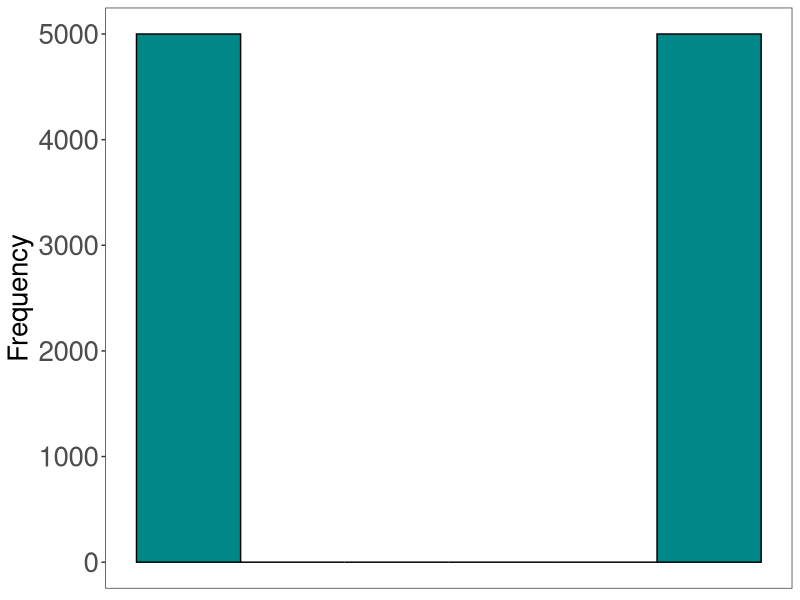
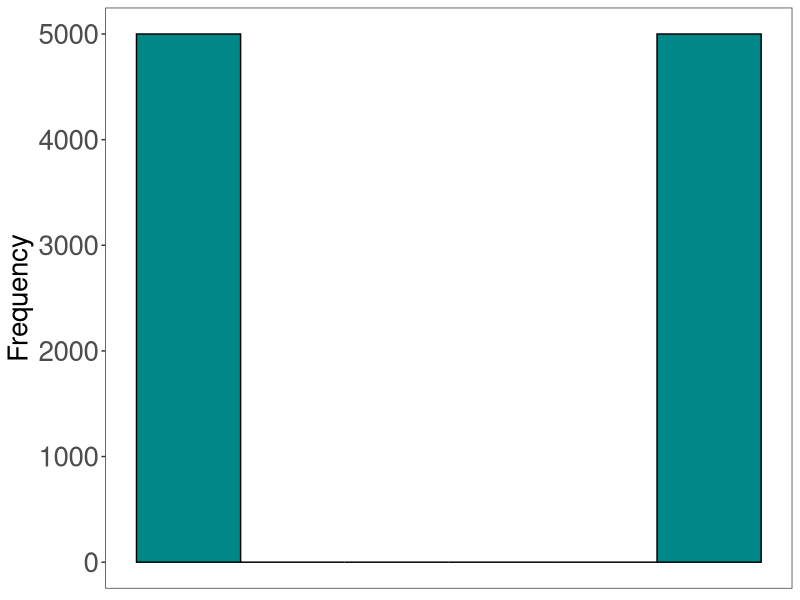
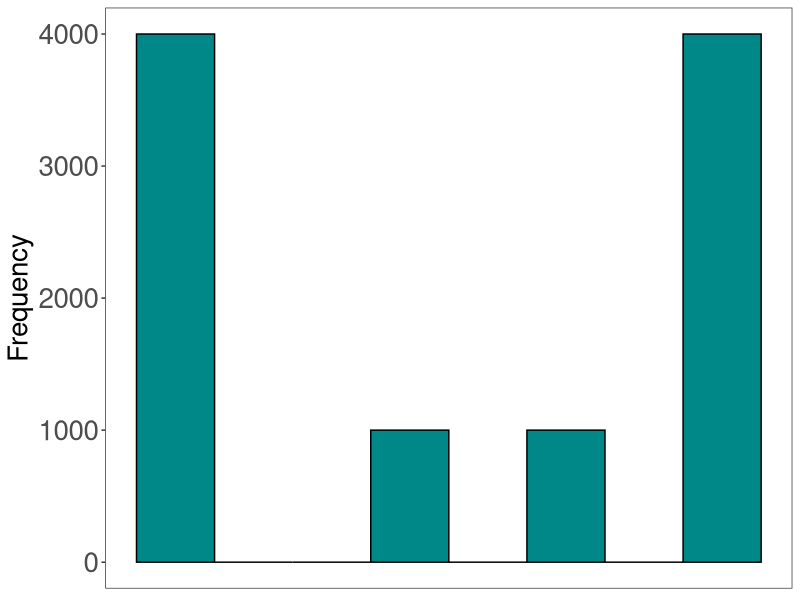
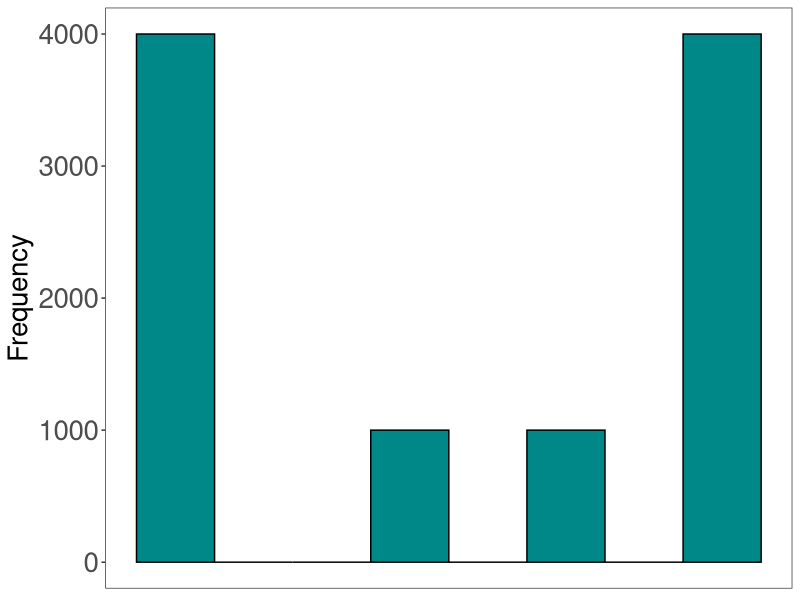
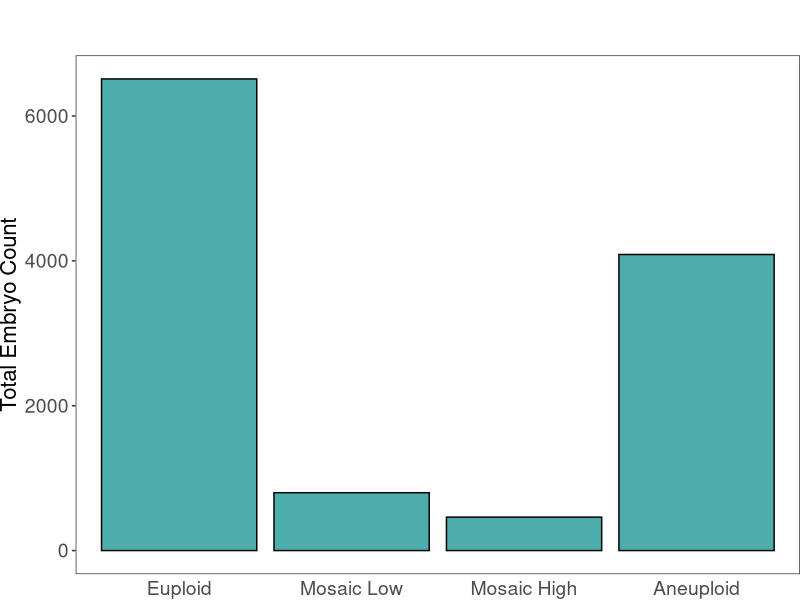
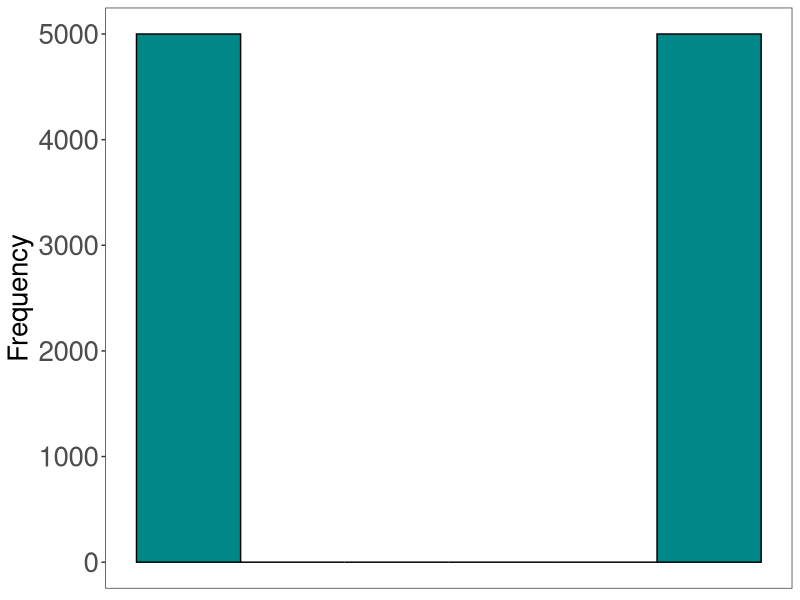
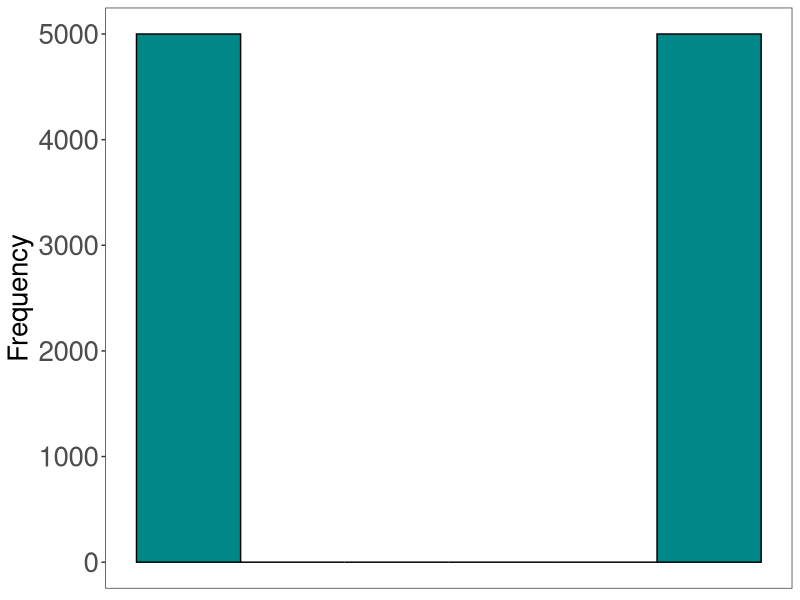
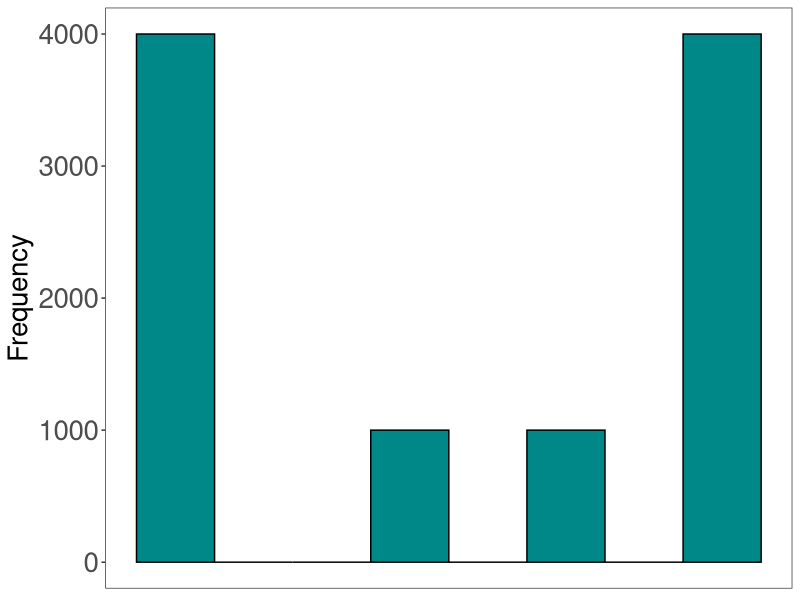

These figures' R source, in order:
# Load necessary libraries
library(ggplot2)

# Define the Embryo function (example implementation, adjust as needed)
Embryo <- function(n.cells, n.chrs, prop.aneuploid, dispersal) {
  # Example implementation, adjust logic as per actual requirements
  embryo <- list(
    n.cells = n.cells,
    n.chrs = n.chrs,
    prop.aneuploid = prop.aneuploid,
    dispersal = dispersal
  )
  return(embryo)
}

# Define the takeBiopsy function (example implementation, adjust as needed)
takeBiopsy <- function(embryo, biopsy.size, index.cell, chromosome) {
  # Example implementation, adjust logic as per actual requirements
  biopsy <- sample(1:embryo$n.cells, biopsy.size, replace = TRUE)
  # Return the number of aneuploid cells in the biopsy sample
  aneuploid_cells <- round(biopsy.size * embryo$prop.aneuploid)
  return(aneuploid_cells)
}

# Define a function to create an embryo and take a biopsy
create_biopsy <- function(n.cells, n.chrs, prop.aneuploid, dispersal, rng.seed) {
  set.seed(rng.seed)
  embryo <- Embryo(n.cells, n.chrs, prop.aneuploid, dispersal)
  biopsy <- takeBiopsy(embryo, biopsy.size = 5, index.cell = 1, chromosome = 0)
  return(biopsy)
}

# Parameters for creating the embryo
n.cells <- 200
n.chrs <- 1
prop.aneuploid <- 0.2
rng.seed <- 42

# Function to create a mixed population
create_mixed_population <- function() {
  population <- numeric(10000) # Adjust population size to 10000
  
  # Create 5000 euploid embryos (dispersal = 0, prop.aneuploid = 0)
  population[1:5000] <- sapply(1:5000, function(x) create_biopsy(
    n.cells = n.cells, n.chrs = n.chrs, prop.aneuploid = 0, 
    dispersal = 0, rng.seed = rng.seed + x
  ))
  
  # Create 5000 aneuploid embryos (dispersal = 0.9, prop.aneuploid = 1)
  population[5001:10000] <- sapply(1:5000, function(x) create_biopsy(
    n.cells = n.cells, n.chrs = n.chrs, prop.aneuploid = 1, 
    dispersal = 0.9, rng.seed = rng.seed + x + 5000
  ))
  
  return(population)
}

# Create the mixed population
mixed_population <- create_mixed_population()

# Create a data frame for plotting
mixed_population_df <- data.frame(aneuploid_counts = mixed_population)

# Mixed population histogram
# Mixed population histogram
mixed_plot_euploid_aneuploid <- ggplot(mixed_population_df) +
  geom_histogram(aes(x = aneuploid_counts), binwidth = 1, fill = "#088", color = "black") +
  labs(y = "Frequency") +  # Only include y-axis label
  theme_bw() +
  theme(
    panel.grid = element_blank(),
    axis.title.x = element_blank(),        # Remove x-axis label
    axis.text.x = element_blank(),         # Remove x-axis text
    axis.ticks.x = element_blank(),        # Remove x-axis ticks
    axis.text.y = element_text(size = 20), # Increase y-axis text size
    axis.title.y = element_text(size = 20) # Increase y-axis label size
  )

# Print and save the plot
print(mixed_plot_euploid_aneuploid)
ggsave("halfandhalfplot.png", mixed_plot_euploid_aneuploid, bg = "white")

ggsave("mixedeuploid_aneuploid5050plot.png", mixed_plot_euploid_aneuploid, bg = "white")

# Display the plot
plot(mixed_plot_euploid_aneuploid)

#MIXED POPS BELOW

# Define the Embryo function (example implementation, adjust as needed)
Embryo <- function(n.cells, n.chrs, prop.aneuploid, dispersal) {
  # Example implementation, adjust logic as per actual requirements
  embryo <- list(
    n.cells = n.cells,
    n.chrs = n.chrs,
    prop.aneuploid = prop.aneuploid,
    dispersal = dispersal
  )
  return(embryo)
}

# Define the takeBiopsy function (example implementation, adjust as needed)
takeBiopsy <- function(embryo, biopsy.size, index.cell, chromosome) {
  # Example implementation, adjust logic as per actual requirements
  biopsy <- sample(1:embryo$n.cells, biopsy.size, replace = TRUE)
  # Return the number of aneuploid cells in the biopsy sample
  aneuploid_cells <- round(biopsy.size * embryo$prop.aneuploid)
  return(aneuploid_cells)
}

# Define a function to create an embryo and take a biopsy
create_biopsy <- function(n.cells, n.chrs, prop.aneuploid, dispersal, rng.seed) {
  set.seed(rng.seed)
  embryo <- Embryo(n.cells, n.chrs, prop.aneuploid, dispersal)
  biopsy <- takeBiopsy(embryo, biopsy.size = 5, index.cell = 1, chromosome = 0)
  return(biopsy)
}

# Parameters for creating the embryo
n.cells <- 200
n.chrs <- 1
rng.seed <- 42

# Function to create a mixed population
create_mixed_population <- function() {
  population <- numeric(10000) # Adjust population size to 10000
  
  # Create 4000 euploid embryos (dispersal = 0, prop.aneuploid = 0)
  population[1:4000] <- sapply(1:4000, function(x) create_biopsy(
    n.cells = n.cells, n.chrs = n.chrs, prop.aneuploid = 0, 
    dispersal = 0, rng.seed = rng.seed + x
  ))
  
  # Create 4000 aneuploid embryos (dispersal = 0.9, prop.aneuploid = 1)
  population[4001:8000] <- sapply(1:4000, function(x) create_biopsy(
    n.cells = n.cells, n.chrs = n.chrs, prop.aneuploid = 1, 
    dispersal = 0.9, rng.seed = rng.seed + x + 4000
  ))
  
  # Create 1000 mosaic high embryos (dispersal = 0.9, prop.aneuploid = 0.7)
  population[8001:9000] <- sapply(1:1000, function(x) create_biopsy(
    n.cells = n.cells, n.chrs = n.chrs, prop.aneuploid = 0.7, 
    dispersal = 0.9, rng.seed = rng.seed + x + 8000
  ))
  
  # Create 1000 mosaic low embryos (dispersal = 0.9, prop.aneuploid = 0.3)
  population[9001:10000] <- sapply(1:1000, function(x) create_biopsy(
    n.cells = n.cells, n.chrs = n.chrs, prop.aneuploid = 0.3, 
    dispersal = 0.9, rng.seed = rng.seed + x + 9000
  ))
  
  return(population)
}

# Create the mixed population
mixed_population_3070 <- create_mixed_population()

# Create a data frame for plotting
mixed_population_df_3070 <- data.frame(aneuploid_counts = mixed_population_3070)

# Mixed population histogram
mixed_plot_3070 <- ggplot(mixed_population_df_3070) +
  geom_histogram(aes(x = aneuploid_counts), binwidth = 0.75, fill = "#088", color = "black") +
  labs(y = "Frequency") +  # Only include y-axis label
  theme_bw() +
  theme(
    panel.grid = element_blank(),
    axis.title.x = element_blank(),        # Remove x-axis label
    axis.text.x = element_blank(),         # Remove x-axis text
    axis.ticks.x = element_blank(),        # Remove x-axis ticks
    axis.text.y = element_text(size = 20), # Increase y-axis text size
    axis.title.y = element_text(size = 20) # Increase y-axis label size
  )

# Print and save the plot
print(mixed_plot_3070)
ggsave("mixed_plot_3070.png", mixed_plot_3070, bg = "white")

ggsave("mixed_plot_3070.png", mixed_plot_3070, bg = "white")

# Display the plot
plot(mixed_plot_3070)

# Load real-world data from CSV file
real_world_data_combined <- read.csv("Real World Data combined.csv")

# View the dataframe
print(real_world_data_combined)

# Load real-world data from CSV file
real_world_data_combined <- read.csv("Real World Data combined.csv")

# Filter out the 'Total' row
filtered_data <- subset(real_world_data_combined, Karyotype != "Total")

# Replace NA values in Karyotype with "Mosaic Low"
filtered_data$Karyotype[is.na(filtered_data$Karyotype)] <- "Mosaic Low"

# Manually create the Labels column based on the known Total values
filtered_data$Labels <- with(filtered_data, ifelse(Total == 6512, "Euploid",
                                                   ifelse(Total == 799, "Mosaic Low",
                                                          ifelse(Total == 462, "Mosaic High", "Aneuploid"))))

# Ensure the Labels column is a factor with the desired order
filtered_data$Labels <- factor(filtered_data$Labels, levels = c("Euploid", "Mosaic Low", "Mosaic High", "Aneuploid"))

# Create bar plot of the filtered real-world data using the Labels column
real_world_data_combined_plot <- ggplot(filtered_data, aes(x = Labels, y = Total)) +
  geom_bar(stat = "identity", fill = "#088", color = "black", alpha = 0.7) +
  labs(y = "Total Embryo Count") +  # Only include y-axis label
  theme_bw() +
  theme(
    axis.title.x = element_blank(),        # Remove x-axis label
    axis.text.x = element_text(size = 14), # Adjust x-axis text size if needed
    axis.ticks.x = element_blank(),        # Remove x-axis ticks
    axis.text.y = element_text(size = 14), # Increase y-axis text size
    axis.title.y = element_text(size = 16), # Increase y-axis label size
    panel.grid.major = element_blank(),    # Remove major grid lines
    panel.grid.minor = element_blank(),    # Remove minor grid lines
    plot.margin = margin(t = 40)           # Add more space at the top (adjust the value as needed)
  )

# Display the plot
print(real_world_data_combined_plot)


library(patchwork)

all_graphs <- real_world_data_combined_plot + mixed_plot_euploid_aneuploid / mixed_plot_3070 + plot_annotation(tag_levels = "A")
ggsave("all_graphs_presentation.png", all_graphs, units = "in", width = 13.33, height = 7.5, dpi = 300, bg = "white")